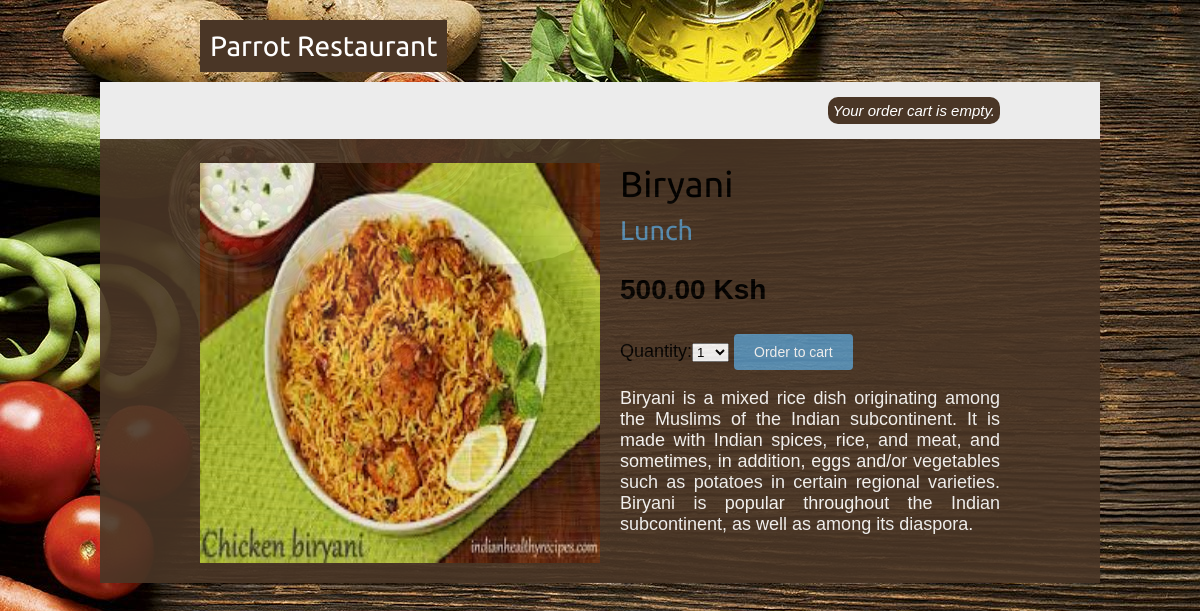
/9/biryani/, run on the app's committed database.
### shop/models.py (models this page shows, shortened)
class Product(models.Model):
    category = models.ForeignKey(Category, related_name='products', on_delete=models.CASCADE)
    name = models.CharField(max_length=200, db_index=True)
    slug = models.SlugField(max_length=200, db_index=True)
    image = models.ImageField(upload_to='products/%Y/%m/%d', blank=True)
    description = models.TextField(blank=True)
    price = models.DecimalField(max_digits=10, decimal_places=2)
    available = models.BooleanField(default=True)
    created = models.DateTimeField(auto_now_add=True)
    updated = models.DateTimeField(auto_now=True)
    class Meta:
        ordering = ('name',)
        index_together = (('id', 'slug'),)

class Category(models.Model):
    name = models.CharField(max_length=200, db_index=True)
    slug = models.SlugField(max_length=200, unique=True)
    class Meta:
        ordering = ('name',)
        verbose_name = 'category'
        verbose_name_plural = 'categories'
    def __str__(self):
        return self.name
    def get_absolute_url(self):
        return reverse('shop:product_list_by_category', args=[self.slug])

### shop/views.py (the view)
# urls.py: path('<int:id>/<slug:slug>/', views.product_detail,name='product_detail'),
def product_detail(request, id, slug):
    product = get_object_or_404(Product, id=id, slug=slug, available=True)
    cart_product_form = CartAddProductForm()
    return render(request, 'shop/product/detail.html', {'product': product, 'cart_product_form':cart_product_form})

### cart/forms.py
class CartAddProductForm(forms.Form):
    quantity = forms.TypedChoiceField(choices=PRODUCT_QUANTITY_CHOICES, coerce=int)
    override = forms.BooleanField(required=False, initial=False, widget=forms.HiddenInput)

### cart/cart.py (called while the page is built)
    def __len__(self):
        return sum(item['quantity'] for item in self.cart.values())

### cart/context_processors.py (called while the page is built)
def cart(request):
    return {'cart': Cart(request)}

### shop/templates/shop/product/detail.html (shortened to what this page needs)
{% extends "shop/base.html" %}
{% load static %}
{% block content %}
<div class="product-detail">
  <img src="{% if product.image %}{{ product.image.url }}{% else%}{% static "img/no_image.png" %}{% endif %}">
  <h1>{{ product.name }}</h1>
  <h2>
    <a href="{{ product.category.get_absolute_url }}">{{ product.category }}</a>
  </h2>
  <p class="price">{{ product.price }} Ksh</p>
  <form action="{% url "cart:cart_add" product.id %}" method="post">
    {{ cart_product_form }}
    <input type="submit" value="Order to cart">
  </form>
  {{ product.description|linebreaks }}
</div>
{% endblock %}

### shop/static/css/base.css (style rules this page uses)
body { margin:0; padding:0; font-family:helvetica, sans-serif; }
h1, h2, h3, h4, h5 , h6 { font-family: 'Ubuntu', sans-serif; font-weight:normal; }
a { text-decoration:none; color:#5993bb; }
a.button, input[type="submit"] { color:#fff; background:#5993bb; border-radius:4px; padding:10px 20px; font-size:14px; border:0; }
.product-detail { text-align:justify; }
.product-detail .price { color:#333; font-size:28px; font-weight:bold; }
.product-detail img { width:50%; height:400px; float:left; padding:0 20px 20px 0; }
.product-detail h1 { margin-bottom:0; }
.product-detail h2 { margin-top:10px; }
.product-detail .price { color:black; }
.product-detail p { color:white; }

### data on the page
Product: image (picture), name "Biryani", category "Lunch", price "500.00", description "Biryani is a mixed rice dish originating among the Muslims of the Indian subcontinent. It is made with Indian spices, rice, and meat, and sometimes, in addition, eggs and/or vegetables such as potatoes in certain regional varieties. Biryani is popular throughout the Indian subcontinent, as well as among its diaspora."
